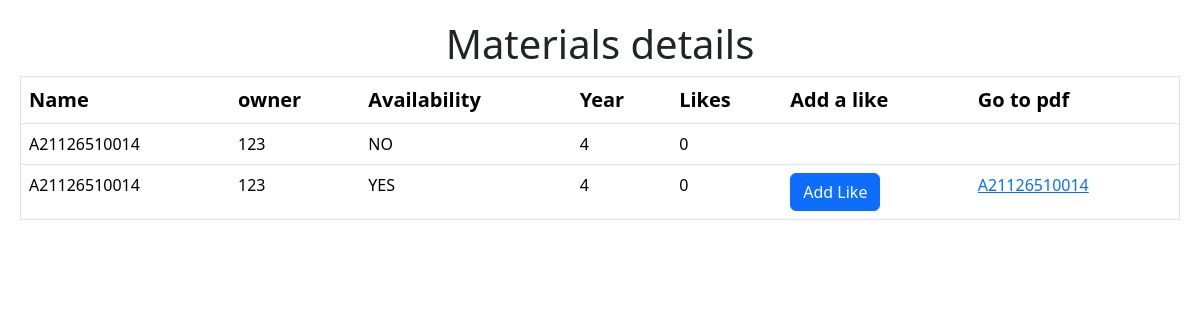
The page /Final_year.php (signed in) on the database its author committed.
### tables this page shows
CREATE TABLE `material` (
  `id` int(11) NOT NULL,
  `name` varchar(100) NOT NULL,
  `file` varchar(100) DEFAULT NULL,
  `owner` varchar(100) DEFAULT NULL,
  `avail` varchar(100) NOT NULL,
  `year` int(11) NOT NULL,
  `Likes` int(11) NOT NULL
);

### Final_year.php (the view, shortened to what this page needs)
<?php
$host = "localhost";
$user = "root";
$password = "";
$db = "schoolproject";
$data = mysqli_connect($host, $user, $password, $db);
$sql1 = "SELECT * FROM `user` WHERE username='" . $_SESSION['username'] . "'";
$result1 = mysqli_query($data, $sql1);
$row1 = $result1->fetch_assoc();
$sql = "SELECT * FROM `material` where year='4'";
$result = mysqli_query($data, $sql);
?>
<!DOCTYPE html>
<html lang="en">
<head>
    <link rel="stylesheet" href="admin.css">
    <link rel="stylesheet" href="https://cdn.jsdelivr.net/npm/bootstrap@5.3.2/dist/css/bootstrap.min.css">
</head>
<body>
    <div class="content">
        <h1>Materials details</h1>
        <table class="table">
            <thead>
                <tr>
                    <th scope="col">Name</th>
                    <th scope="col">owner</th>
                    <th scope="col">Availability</th>
                    <th scope="col">Year</th>
                    <th scope="col">Likes</th>
                    <th scope="col">Add a like</th>
                    <th scope="col">Go to pdf</th>
                </tr>
            </thead>
            <tbody>
                <?php
                while ($row = $result->fetch_assoc()) {
                ?>
                    <tr>
                        <td><?php echo $row["name"]; ?></td>
                        <td><?php echo $row["owner"]; ?></td>
                        <td><?php echo $row["avail"]; ?></td>
                        <td><?php echo $row["year"]; ?></td>
                        <td><?php echo $row["Likes"]; ?></td>
                        <td>
                            <?php
                            if (isset($_SESSION['username']) && (($row['avail'] == "NO" && $row['year'] == $row1['Year']) || $row['avail'] == "YES")) {
                                $materialId = $row['id'];
                                echo "<form method='post'>
                                            <input type='hidden' name='material_id' value='$materialId'>
                                            <button type='submit' name='like' class='btn btn-primary'>Add Like</button>
                                          </form>";
                            }
                            ?>
                        </td>
                        <td>
                            <?php
                            if (($row['avail'] == "NO" && $row['year'] == $row1['Year']) || $row['avail'] == "YES") {
                                $nam = $row['name'];
                                echo "<a href='{$row['file']}' target='_blank'>$nam</a>";
                            }
                            ?>
                        </td>
                    </tr>
                <?php
                }
                ?>
            </tbody>
        </table>
    </div>
</body>
</html>

### admin.css (style rules this page uses)
* { margin: 0; padding: 0; box-sizing: border-box; }
body { font-family: 'Arial', sans-serif; background-color: #f8f9fa; }
a { text-decoration: none; }

### Final_year.php (style rules this page uses)
table { border: 1px solid black; }
th { padding: 20px; font-size: 20px; }
body { font-family: Arial, sans-serif; margin: 0; padding: 0; background-color: #f8f9fa; }
.content { padding: 20px; margin: 0 auto; max-width: 1200px; }
h1 { text-align: center; margin-bottom: 20px; color: #343a40; }
table { width: 100%; border-collapse: collapse; background-color: #fff; }
th, td { padding: 12px; text-align: left; border-bottom: 1px solid #dee2e6; }
th { background-color: #e9ecef; font-weight: bold; color: #495057; }
td { color: #495057; }
.btn-primary { background-color: #007bff; border-color: #007bff; color: #fff; padding: 8px 16px; border-radius: 4px; cursor: pointer; }

### rows shown on the page
material: name "A21126510014", owner "123", avail "NO", year "4", Likes "0"
material: name "A21126510014", owner "123", avail "YES", year "4", Likes "0"
